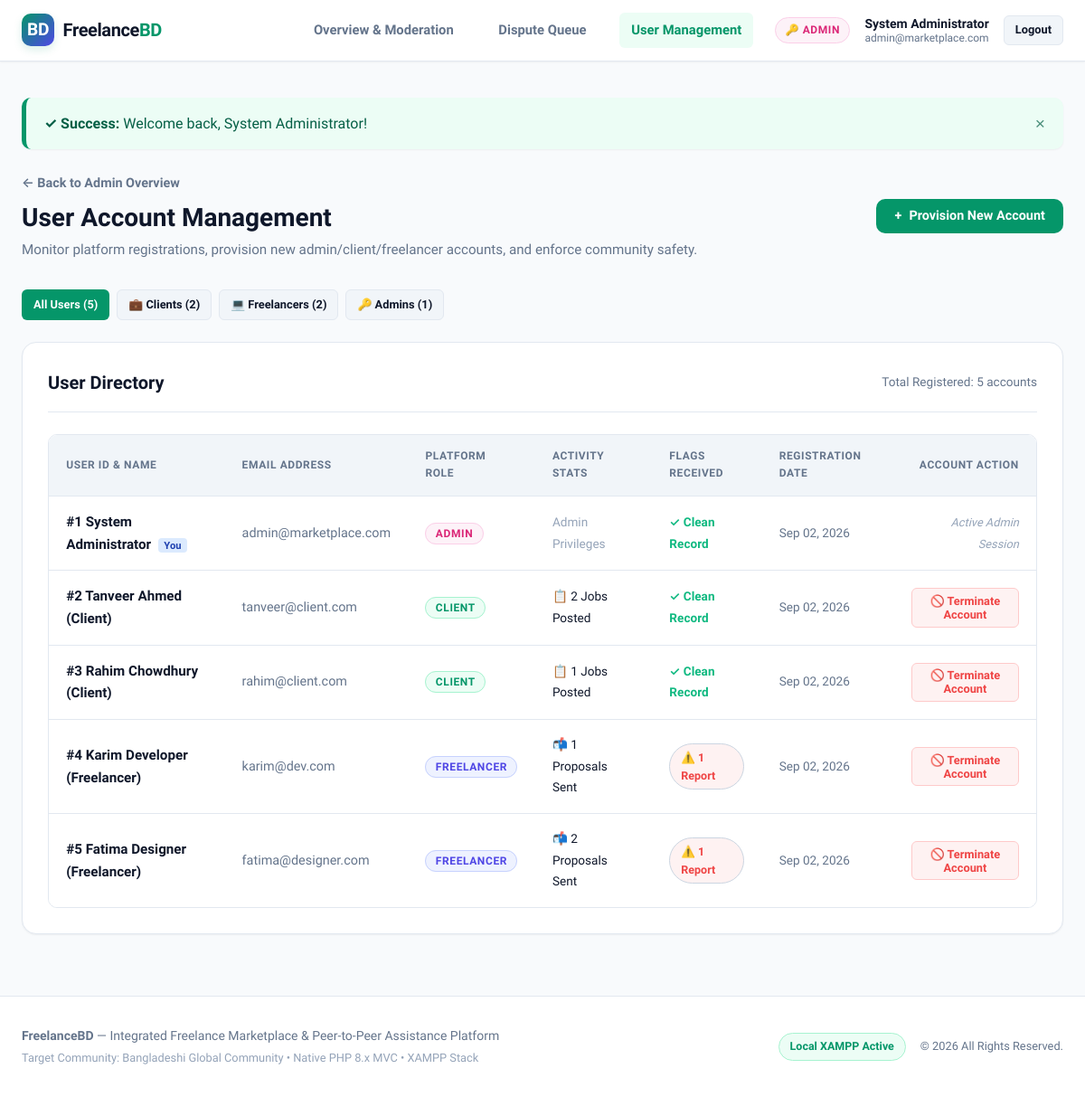
The page /index.php?action=admin_users (signed in) on the database its author committed.
### tables this page shows
CREATE TABLE `users` (
    `id` INT AUTO_INCREMENT PRIMARY KEY,
    `name` VARCHAR(100) NOT NULL,
    `email` VARCHAR(100) UNIQUE NOT NULL,
    `password` VARCHAR(255) NOT NULL,
    `role` ENUM('admin', 'client', 'freelancer') NOT NULL,
    `created_at` TIMESTAMP DEFAULT CURRENT_TIMESTAMP
);

### controllers/AdminController.php (called while the page is built, shortened)
<?php
require_once __DIR__ . '/AuthController.php';
require_once __DIR__ . '/../models/User.php';
class AdminController {
    private User $userModel;
    public function __construct() {
        $this->userModel = new User();
    }
    public function users(): void {
        $roleFilter = $_GET['role'] ?? null;
        $users = $this->userModel->getAllUsers($roleFilter);
        $userStats = $this->userModel->getUserStats();
        require __DIR__ . '/../views/admin/users.php';
    }
}

### controllers/AuthController.php (called while the page is built, shortened)
<?php
require_once __DIR__ . '/../models/User.php';
class AuthController {
    public static function getFlash(): ?array {
        if (isset($_SESSION['flash'])) {
            $flash = $_SESSION['flash'];
            return $flash;
        }
        return null;
    }
    public static function isAuthenticated(): bool {
        return !empty($_SESSION['user_id']);
    }
    public static function currentUser(): ?array {
        return [
            'id'    => $_SESSION['user_id'],
            'name'  => $_SESSION['user_name'] ?? 'User',
            'email' => $_SESSION['user_email'] ?? '',
            'role'  => $_SESSION['user_role'] ?? 'guest'
        ];
    }
}

### models/User.php (called while the page is built, shortened)
<?php
require_once __DIR__ . '/../config/database.php';
class User {
    private PDO $db;
    public function __construct() {
        $this->db = Database::getInstance()->getConnection();
    }
    public function getAllUsers(?string $role = null): array {
        if ($role && in_array($role, ['admin', 'client', 'freelancer'])) {
            $stmt = $this->db->prepare("
                SELECT u.id, u.name, u.email, u.role, u.created_at,
                       (SELECT COUNT(*) FROM jobs WHERE client_id = u.id) AS total_jobs,
                       (SELECT COUNT(*) FROM proposals WHERE freelancer_id = u.id) AS total_proposals,
                       (SELECT COUNT(*) FROM reports WHERE reported_user_id = u.id) AS reports_against
                FROM users u
                WHERE u.role = :role
                ORDER BY u.created_at DESC
            ");
            $stmt->execute([':role' => $role]);
        } else {
            $stmt = $this->db->prepare("
                SELECT u.id, u.name, u.email, u.role, u.created_at,
                       (SELECT COUNT(*) FROM jobs WHERE client_id = u.id) AS total_jobs,
                       (SELECT COUNT(*) FROM proposals WHERE freelancer_id = u.id) AS total_proposals,
                       (SELECT COUNT(*) FROM reports WHERE reported_user_id = u.id) AS reports_against
                FROM users u
                ORDER BY u.created_at DESC
            ");
            $stmt->execute();
        }
        return $stmt->fetchAll();
    }
    public function getUserStats(): array {
        $stmt = $this->db->query("
            SELECT
                COUNT(*) AS total_users,
                SUM(CASE WHEN role = 'admin' THEN 1 ELSE 0 END) AS total_admins,
                SUM(CASE WHEN role = 'client' THEN 1 ELSE 0 END) AS total_clients,
                SUM(CASE WHEN role = 'freelancer' THEN 1 ELSE 0 END) AS total_freelancers
            FROM users
        ");
        $stats = $stmt->fetch();
        return [
            'total'       => (int) ($stats['total_users'] ?? 0),
            'admins'      => (int) ($stats['total_admins'] ?? 0),
            'clients'     => (int) ($stats['total_clients'] ?? 0),
            'freelancers' => (int) ($stats['total_freelancers'] ?? 0),
        ];
    }
}

### config/database.php (called while the page is built, shortened)
<?php
class Database {
    private static ?Database $instance = null;
    private ?PDO $pdo = null;
    private string $host = '127.0.0.1';
    private string $db   = 'freelance_platform';
    private string $user = 'root';
    private string $pass = '';
    private string $charset = 'utf8mb4';
    private function __construct() {
        $dsn = "mysql:host={$this->host};dbname={$this->db};charset={$this->charset}";
        $options = [
            PDO::ATTR_ERRMODE            => PDO::ERRMODE_EXCEPTION,
            PDO::ATTR_DEFAULT_FETCH_MODE => PDO::FETCH_ASSOC,
            PDO::ATTR_EMULATE_PREPARES   => false,
        ];
        try {
            $this->pdo = new PDO($dsn, $this->user, $this->pass, $options);
        } catch (PDOException $e) {
            if ($e->getCode() == 1049 || str_contains($e->getMessage(), 'Unknown database')) {
                $this->autoInitDatabase();
                $this->pdo = new PDO($dsn, $this->user, $this->pass, $options);
            } else {
                throw new Exception("Database Connection Error: " . $e->getMessage());
            }
        }
    }
    public static function getInstance(): Database {
        if (self::$instance === null) {
            self::$instance = new Database();
        }
        return self::$instance;
    }
    public function getConnection(): PDO {
        return $this->pdo;
    }
}

### views/admin/users.php (the view, shortened to what this page needs)
<?php require __DIR__ . '/../layout/header.php'; ?>
<div style="display:flex; justify-content:space-between; align-items:center; margin-bottom:2rem; flex-wrap:wrap; gap:1rem;">
    <div>
        <div style="margin-bottom:0.25rem;">
            <a href="index.php?action=admin_dashboard" style="font-size:0.9rem; font-weight:600; color:var(--text-muted);">&larr; Back to Admin Overview</a>
        </div>
        <h1 style="font-size:1.75rem; font-weight:800; color:var(--text-main);">User Account Management</h1>
        <p style="color:var(--text-muted); font-size:0.95rem;">Monitor platform registrations, provision new admin/client/freelancer accounts, and enforce community safety.</p>
    </div>
    <div style="display:flex; gap:0.5rem; align-items:center; flex-wrap:wrap;">
        <button type="button" class="btn btn-primary" onclick="openModal('createUserModal')">
            <span>+</span> Provision New Account
        </button>
    </div>
</div>
<div style="display:flex; gap:0.5rem; flex-wrap:wrap; margin-bottom:1.5rem;">
    <a href="index.php?action=admin_users" class="btn btn-sm <?= empty($roleFilter) ? 'btn-primary' : 'btn-secondary' ?>">
        All Users (<?= $userStats['total'] ?>)
    </a>
    <a href="index.php?action=admin_users&role=client" class="btn btn-sm <?= ($roleFilter === 'client') ? 'btn-primary' : 'btn-secondary' ?>">
        💼 Clients (<?= $userStats['clients'] ?>)
    </a>
    <a href="index.php?action=admin_users&role=freelancer" class="btn btn-sm <?= ($roleFilter === 'freelancer') ? 'btn-primary' : 'btn-secondary' ?>">
        💻 Freelancers (<?= $userStats['freelancers'] ?>)
    </a>
    <a href="index.php?action=admin_users&role=admin" class="btn btn-sm <?= ($roleFilter === 'admin') ? 'btn-primary' : 'btn-secondary' ?>">
        🔑 Admins (<?= $userStats['admins'] ?>)
    </a>
</div>
<div class="card">
    <div class="card-header">
        <h2 class="card-title">User Directory</h2>
        <span style="font-size:0.85rem; color:var(--text-muted);">Total Registered: <?= count($users) ?> accounts</span>
    </div>
    <div class="table-responsive">
        <table class="custom-table">
            <thead>
                <tr>
                    <th>User ID & Name</th>
                    <th>Email Address</th>
                    <th>Platform Role</th>
                    <th>Activity Stats</th>
                    <th>Flags Received</th>
                    <th>Registration Date</th>
                    <th style="text-align:right;">Account Action</th>
                </tr>
            </thead>
            <tbody>
                <?php foreach ($users as $u): ?>
                    <tr>
                        <td>
                            <strong style="color:var(--text-main); font-size:0.95rem;">
                                #<?= (int)$u['id'] ?> <?= htmlspecialchars($u['name']) ?>
                            </strong>
                            <?php if ((int)$u['id'] === (int)$currentUser['id']): ?>
                                <span style="font-size:0.7rem; background:#dbeafe; color:#1e40af; padding:0.1rem 0.4rem; border-radius:4px; font-weight:700; margin-left:0.25rem;">You</span>
                            <?php endif; ?>
                        </td>
                        <td>
                            <span style="font-size:0.9rem; color:var(--text-muted);"><?= htmlspecialchars($u['email']) ?></span>
                        </td>
                        <td>
                            <span class="role-tag <?= htmlspecialchars($u['role']) ?>">
                                <?= htmlspecialchars(ucfirst($u['role'])) ?>
                            </span>
                        </td>
                        <td>
                            <?php if ($u['role'] === 'client'): ?>
                                <span style="font-size:0.85rem;">📋 <?= (int)$u['total_jobs'] ?> Jobs Posted</span>
                            <?php elseif ($u['role'] === 'freelancer'): ?>
                                <span style="font-size:0.85rem;">📬 <?= (int)$u['total_proposals'] ?> Proposals Sent</span>
                            <?php else: ?>
                                <span style="font-size:0.85rem; color:var(--text-light);">Admin Privileges</span>
                            <?php endif; ?>
                        </td>
                        <td>
                            <?php if ((int)$u['reports_against'] > 0): ?>
                                <span class="badge badge-rejected" style="color:var(--danger); background:var(--danger-light); font-weight:700;">
                                    ⚠️ <?= (int)$u['reports_against'] ?> <?= ((int)$u['reports_against'] === 1) ? 'Report' : 'Reports' ?>
                                </span>
                            <?php else: ?>
                                <span style="font-size:0.85rem; color:var(--success); font-weight:600;">✓ Clean Record</span>
                            <?php endif; ?>
                        </td>
                        <td>
                            <span style="font-size:0.85rem; color:var(--text-muted);">
                                <?= date('M d, Y', strtotime($u['created_at'])) ?>
                            </span>
                        </td>
                        <td style="text-align:right;">
                            <?php if ((int)$u['id'] !== (int)$currentUser['id']): ?>
                                <form action="index.php?action=terminate_user" method="POST" style="display:inline;" onsubmit="return confirmAction('ADMIN WARNING: Permanently terminate and delete User #<?= (int)$u['id'] ?> (<?= htmlspecialchars(addslashes($u['name'])) ?>)?\n\nAll associated jobs, proposals, and history will be wiped.');">
                                    <button type="submit" class="btn btn-danger btn-sm" title="Terminate Account">
                                        🚫 Terminate Account
                                    </button>
                                </form>
                            <?php else: ?>
                                <span style="font-size:0.8rem; color:var(--text-light); font-style:italic;">Active Admin Session</span>
                            <?php endif; ?>
                        </td>
                    </tr>
                <?php endforeach; ?>
            </tbody>
        </table>
    </div>
</div>
<?php require __DIR__ . '/../layout/footer.php'; ?>

### views/layout/header.php (shortened to what this page needs)
<?php
require_once __DIR__ . '/../../controllers/AuthController.php';
$currentUser = AuthController::currentUser();
$flash = AuthController::getFlash();
$currentAction = $_GET['action'] ?? 'login';
?>
<!DOCTYPE html>
<html lang="en">
<head>
    <link rel="stylesheet" href="assets/css/style.css">
</head>
<body>
<div class="app-container">
    <nav class="navbar">
        <div class="nav-wrapper">
            <a href="index.php" class="brand-logo">
                <div class="logo-icon">BD</div>
                <span>Freelance<strong style="color:var(--primary);">BD</strong></span>
            </a>
            <div class="nav-links">
                <?php if ($currentUser): ?>
                    <?php if ($currentUser['role'] === 'client'): ?>
                        <a href="index.php?action=client_dashboard" class="nav-link <?= ($currentAction === 'client_dashboard') ? 'active' : '' ?>">My Jobs</a>
                        <a href="index.php?action=create_job" class="nav-link <?= ($currentAction === 'create_job') ? 'active' : '' ?>">+ Post New Job</a>
                        <a href="index.php?action=file_report" class="nav-link <?= ($currentAction === 'file_report') ? 'active' : '' ?>">File Dispute</a>
                    <?php elseif ($currentUser['role'] === 'admin'): ?>
                        <a href="index.php?action=admin_dashboard" class="nav-link <?= ($currentAction === 'admin_dashboard') ? 'active' : '' ?>">Overview & Moderation</a>
                        <a href="index.php?action=admin_reports" class="nav-link <?= ($currentAction === 'admin_reports') ? 'active' : '' ?>">Dispute Queue</a>
                        <a href="index.php?action=admin_users" class="nav-link <?= ($currentAction === 'admin_users') ? 'active' : '' ?>">User Management</a>
                    <?php endif; ?>
                    <div class="user-badge-menu">
                        <span class="role-tag <?= htmlspecialchars($currentUser['role']) ?>" title="Permission Level: <?= htmlspecialchars(ucfirst($currentUser['role'])) ?>">
                            <?= ($currentUser['role'] === 'admin') ? '🔑 Admin' : (($currentUser['role'] === 'client') ? '💼 Client' : '💻 Freelancer') ?>
                        </span>
                        <div style="display:flex; flex-direction:column; line-height:1.2;">
                            <span style="font-weight:700; font-size:0.875rem; color:var(--text-main);">
                                <?= htmlspecialchars($currentUser['name']) ?>
                            </span>
                            <span style="font-size:0.75rem; color:var(--text-muted);">
                                <?= htmlspecialchars($currentUser['email']) ?>
                            </span>
                        </div>
                        <a href="index.php?action=logout" class="btn btn-secondary btn-sm" title="Sign Out">Logout</a>
                    </div>
                <?php else: ?>
                    <a href="index.php?action=login" class="nav-link <?= ($currentAction === 'login') ? 'active' : '' ?>">Sign In</a>
                    <a href="index.php?action=register" class="btn btn-primary btn-sm">Get Started</a>
                <?php endif; ?>
            </div>
        </div>
    </nav>
    <main class="main-content">
        <?php if ($flash): ?>
            <div class="toast-alert <?= htmlspecialchars($flash['type']) ?>">
                <div>
                    <strong><?= ($flash['type'] === 'success') ? '✓ Success: ' : (($flash['type'] === 'danger') ? '✕ Error: ' : 'ℹ Notice: ') ?></strong>
                    <?= $flash['message'] ?>
                </div>
                <button type="button" class="toast-close">&times;</button>
            </div>
        <?php endif; ?>

### rows shown on the page
users: name "System Administrator", email "admin@marketplace.com", id "1", shows "You", role "ADMIN", shows "Admin Privileges", shows "✓ Clean Record", created_at "Sep 02, 2026", shows "Active Admin Session"
users: id "2", name "Tanveer Ahmed (Client)", email "tanveer@client.com", role "CLIENT", total_jobs "2", shows "✓ Clean Record", created_at "Sep 02, 2026"
users: id "3", name "Rahim Chowdhury (Client)", email "rahim@client.com", role "CLIENT", total_jobs "1", shows "✓ Clean Record", created_at "Sep 02, 2026"
users: id "4", name "Karim Developer (Freelancer)", email "karim@dev.com", role "FREELANCER", total_proposals "1", reports_against "1", shows "Report", created_at "Sep 02, 2026"
users: id "5", name "Fatima Designer (Freelancer)", email "fatima@designer.com", role "FREELANCER", total_proposals "2", reports_against "1", shows "Report", created_at "Sep 02, 2026"

### other values the page prints
$flash['message'] "Welcome back, System Administrator!"
$userStats['total'] "5"
$userStats['clients'] "2"
$userStats['freelancers'] "2"
$userStats['admins'] "1"
count($users) "5"
